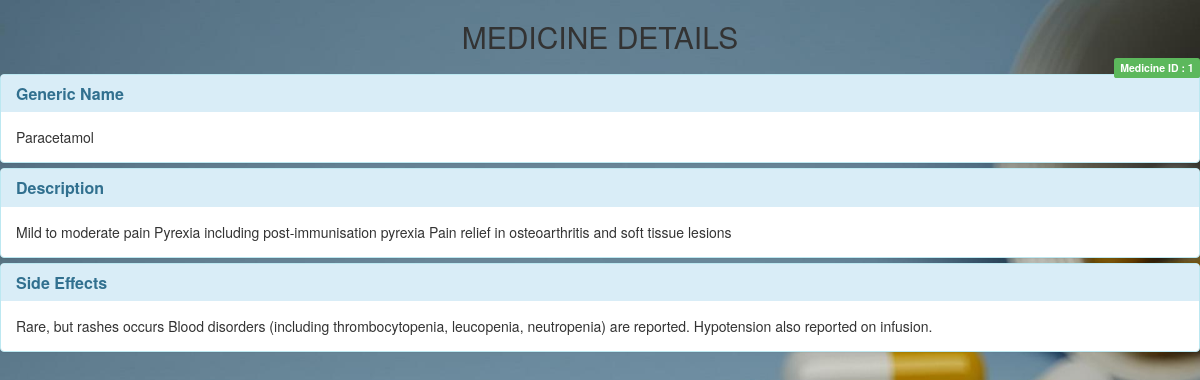
/doctor/doc_id=1/med/med_id=1/ (signed in), run on the app's committed database.
### doctor/models.py (models this page shows, shortened)
class MedReport(models.Model) :
    med_no = models.BigIntegerField(primary_key=True)
    medname = models.CharField(max_length = 50)
    details = models.CharField(max_length = 1000)
    side_effect = models.CharField(max_length = 1000)

### doctor/views.py (the view)
# urls.py: url(r'^doc_id=(?P<doc_id>[0-9]+)/med/med_id=(?P<med_id>[0-9]+)/$' , views.med_info , name = 'med_info') ,
@login_required(login_url = '/doctor/')
def med_info(request , med_id , **kwargs) :
    mreports = MedReport.objects.all()
    template = loader.get_template('med_info.html')
    context = {'mreports' : mreports , 'med_id' : med_id}
    try:
        mid = MedReport.objects.get(pk=med_id)
    except MedReport.DoesNotExist:
       raise Http404("Medicine record does not exist in the database")
    return HttpResponse(template.render(context , request))

### doctor/template/med_info.html (shortened to what this page needs)
<head>
<link rel="stylesheet" href="https://maxcdn.bootstrapcdn.com/bootstrap/3.3.7/css/bootstrap.min.css">
<link rel="stylesheet" href="/static/animate.css">
</head>
<body style="background:url(/../media/images/background/medicine.jpg)no-repeat;background-size:100% 100%;">
<div style="text-align:center;">
  <h2>MEDICINE DETAILS</h2>
</div>
<div style="text-align:right;">
  <span class="label label-success">Medicine ID : {{med_id}}</span>
</div>
{% for m in mreports %}
    {% if med_id == m.med_no|slugify %}
    <div class="panel-group">
      <div class="panel panel-info">
        <div class="panel-heading">
          <h4 class="panel-title animated slideInLeft">
            <strong>Generic Name</strong>
          </h4>
        </div>
        <div>
          <div class="panel-body animated fadeInUp">
            {{m.medname}}
          </div>
        </div>
      </div>
      <div class="panel panel-info">
        <div class="panel-heading">
          <h4 class="panel-title animated slideInLeft">
            <strong>Description</strong>
          </h4>
        </div>
        <div>
          <div class="panel-body animated fadeInUp">
            {{m.details}}
          </div>
        </div>
      </div>
      <div class="panel panel-info">
        <div class="panel-heading">
          <h4 class="panel-title animated slideInLeft">
            <strong>Side Effects</strong>
          </h4>
        </div>
        <div>
          <div class="panel-body animated fadeInUp">
            {{m.side_effect}}
          </div>
        </div>
      </div>
    </div>
    {% endif %}
{% endfor %}
</body>

### data on the page
MedReport: medname "Paracetamol", details "Mild to moderate pain Pyrexia including post-immunisation pyrexia Pain relief in osteoarthritis and soft tissue lesions", side_effect "Rare, but rashes occurs Blood disorders (including thrombocytopenia, leucopenia, neutropenia) are reported. Hypotension also reported on infusion."

### other printed values
{{ med_id }} "1"
